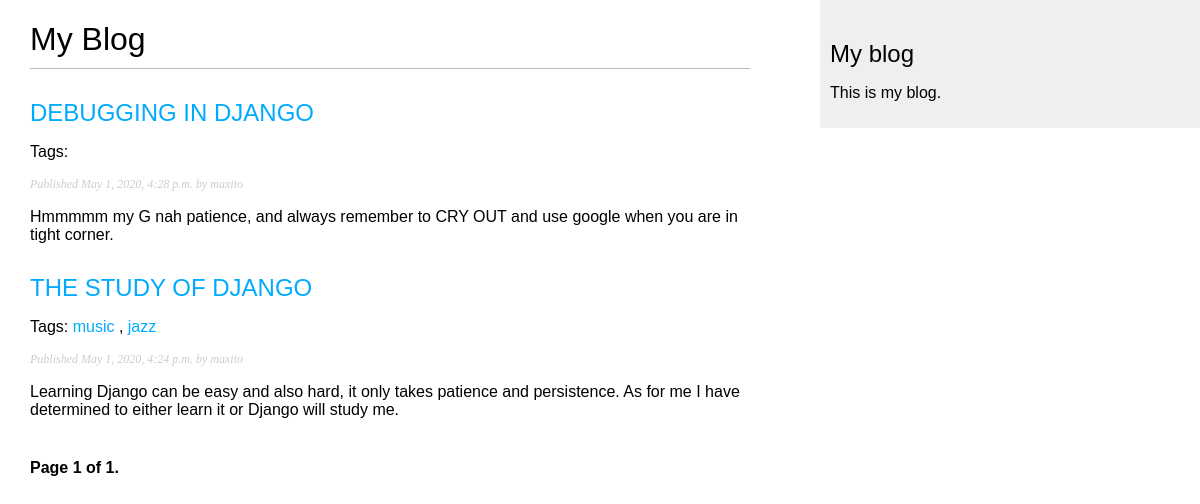
Screenshot of /blog/ with the database file from the repository.
### blog/models.py (models this page shows, shortened)
class Post(models.Model):
    STATUS_CHOICES = (
        ('draft', 'Draft'),
        ('published', 'Published'),
    )
    title = models.CharField(max_length=250,)
    slug = models.SlugField(max_length=250, unique_for_date='publish')
    author = models.ForeignKey(User,
                               on_delete=models.CASCADE,
                               related_name='blog_posts')
    body = models.TextField()
    publish = models.DateTimeField(default=timezone.now)
    created = models.DateTimeField(auto_now_add=True)
    updated = models.DateTimeField(auto_now=True)
    status = models.CharField(max_length=10,
                              choices=STATUS_CHOICES,
                              default='draft')
    objects = models.Manager()  # The default manager.
    published = PublishedManager()  # My custom manager.
    tags = TaggableManager()
    def get_absolute_url(self):
        return reverse('blog:post_detail',
                       args=[self.publish.year,
                             self.publish.month,
                             self.publish.day, self.slug])
    class Meta:
        ordering = ('-publish',)

### blog/views.py (the view)
# urls.py: path('', views.post_list, name='post_list'),
def post_list(request, tag_slug=None):
    object_list = Post.published.all()
    tag = None
    if tag_slug:
        tag = get_object_or_404(Tag, slug=tag_slug)
        object_list = object_list.filter(tags__in=[tag])
    paginator = Paginator(object_list, 3)  # 3 posts in each page
    page = request.GET.get('page')
    try:
        posts = paginator.page(page)
    except PageNotAnInteger:
        posts = paginator.page(1)
    except EmptyPage:
        posts = paginator.page(paginator.num_pages)
    return render(request,
                  'blog/post/list.html', {'page': page,
                                          'posts': posts,
                                          'tag': tag})

### blog/models.py (called while the page is built)
    def get_queryset(self):
        return super(PublishedManager,
                     self).get_queryset()\
                    .filter(status='published')

### blog/templates/blog/post/list.html (shortened to what this page needs)
{% extends "blog/base.html" %}
{% block content %}
    <h1>My Blog</h1>
    {% for post in posts %}
        <h2>
            <a href="{{ post.get_absolute_url }}">
                {{ post.title }}
            </a>
        </h2>
        <p class="tags">
            Tags:
            {% for tag in post.tags.all %}
                <a href="{% url "blog:post_list_by_tag" tag.slug %}">
                    {{ tag.name }}
                </a>
                {% if not forloop.last %}, {% endif %}
            {% endfor %}
        </p>
        <p class="date">
            Published {{ post.publish }} by {{ post.author }}
        </p>
        {{ post.body|truncatewords:30|linebreaks }}
    {% endfor%}
    {% include "pagination.html" with page=posts %}
{% endblock %}

### blog/templates/blog/base.html (shortened to what this page needs)
{% load static %}
<!DOCTYPE html>
<html>
<head>
    <link href="{% static "css/blog.css" %}" rel="stylesheet">
</head>
<body>
    <div id="content">
        {% block content %}
        {% endblock %}
    </div>
    <div id="sidebar">
        <h2>My blog</h2>
        <p>This is my blog.</p>
    </div>
</body>
</html>

### blog/templates/pagination.html (shortened to what this page needs)
<div class="pagination">
    <span class="step-links">
        <span class="current">
            Page {{ page.number }} of {{ page.paginator.num_pages }}.
        </span>
    </span>
</div>

### blog/static/css/blog.css (style rules this page uses)
body { margin:0; padding:0; font-family:helvetica, sans-serif; }
a { color:#00abff; text-decoration:none; }
h1 { font-weight:normal; border-bottom:1px solid #bbb; padding:0 0 10px 0; }
h2 { font-weight:normal; margin:30px 0 0; }
#content { float:left; width:60%; padding:0 0 0 30px; }
#sidebar { float:right; width:30%; padding:10px; background:#efefef; height:100%; }
p.date { color:#ccc; font-family: georgia, serif; font-size: 12px; font-style: italic; }
.pagination { margin:40px 0; font-weight:bold; }

### rows the page displays
Post: title "DEBUGGING IN DJANGO", publish "May 1, 2020, 4:28 p.m.", author "maxito", body "Hmmmmm my G nah patience, and always remember to CRY OUT and use google when you are in tight corner."
Post: title "THE STUDY OF DJANGO", publish "May 1, 2020, 4:24 p.m.", author "maxito", body "Learning Django can be easy and also hard, it only takes patience and persistence. As for me I have determined to either learn it or Django will study me."
Tag: name "music"
Tag: name "jazz"

### other values shown
{{ page.number }} "1"
{{ page.paginator.num_pages }} "1"
